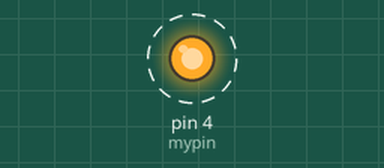
Simulated run of this sketch. Board: Arduino Uno, built with avr-gcc and run on an emulated ATmega328P. Shown: output pins drawn as LEDs (lit = HIGH). Dashed ring = blinking.

Above: at 0.2 s.
Timing chart, 0 to 3.0 s (numbered marks = the images above):
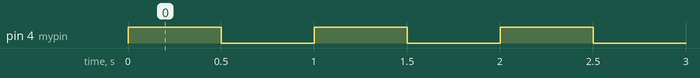

The sketch:

pintest.ino
```cpp
#define mypin 4

void setup()  {
  pinMode(mypin, OUTPUT);
}

void loop() {
 digitalWrite(mypin, HIGH);
 delay(500);
 digitalWrite(mypin, LOW);
 delay(500);
}
```

Measured:
- by itself, pin 4 (mypin): alternates HIGH for 0.50 s and LOW for 0.50 s
